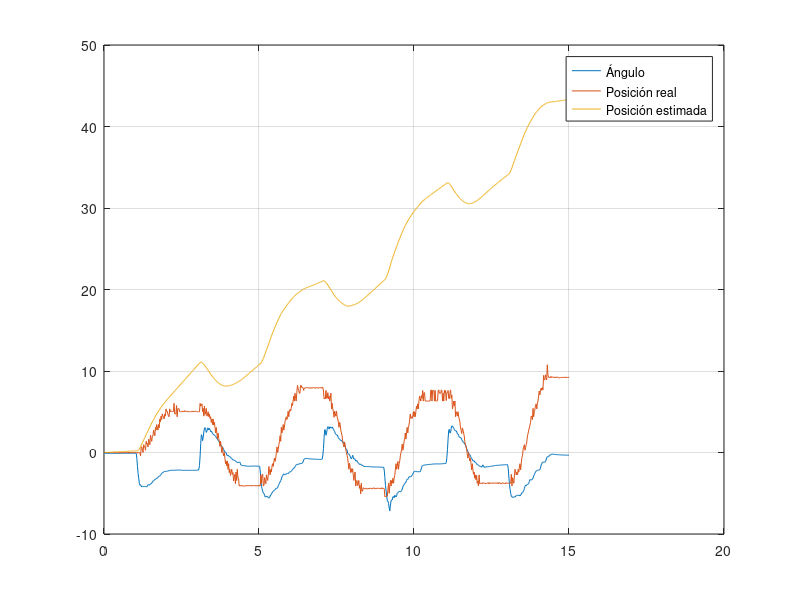
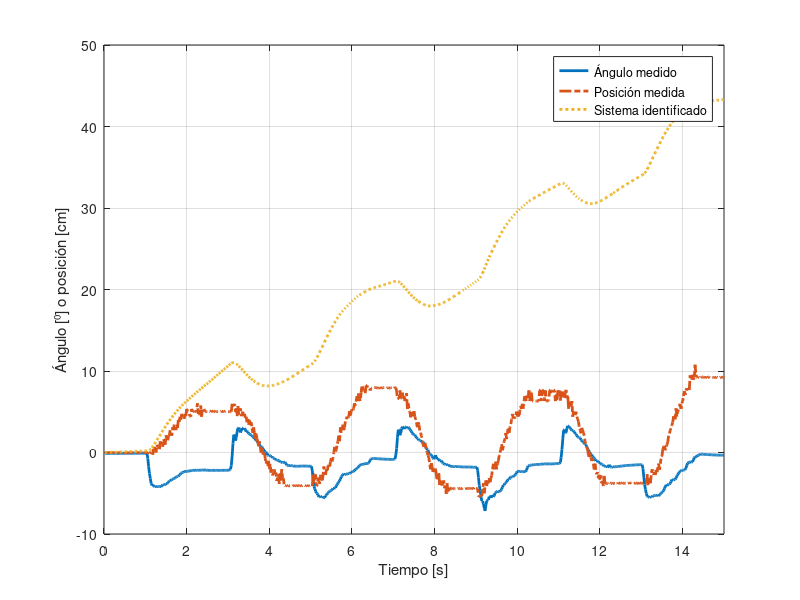
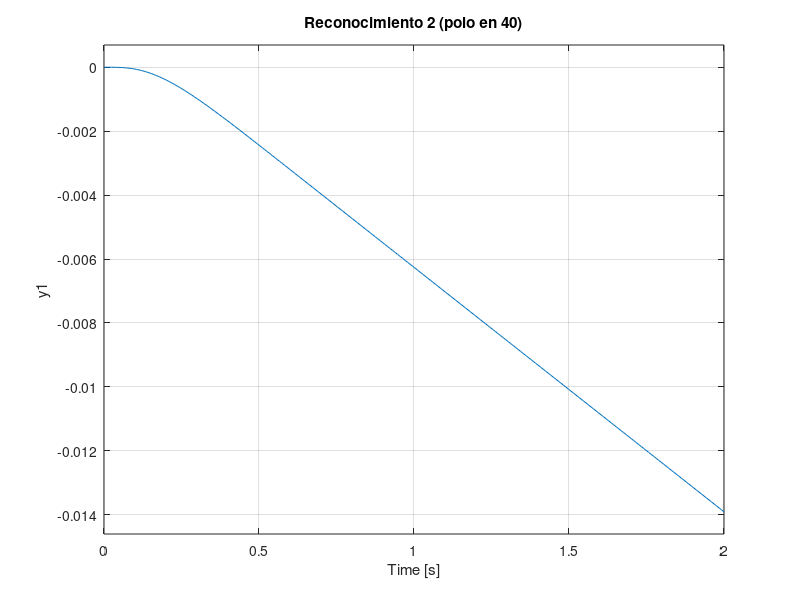

MATLAB code for these plots, in order:
close all; clear all; clc;

n = 15*50;

data = dlmread('output20251009-201734.csv');

ang = data(:,1);
pos = data(:,2)/100;

##n = numel(ang);

##u = ang(1:n);
##y = pos(1:n);

u = ang(5*50+1:5*50+n);
y = pos(5*50+1:5*50+n);
y = y - y(1);

y_vec = y(3:n)-y(1:n-2);
X = [y(1:n-2)-y(2:n-1), u(1:n-2)];

coefs = pinv(X)*y_vec;

alpha = coefs(1)
beta = coefs(2)

t = (1:n)/50;

figure;
plot(t, u); hold on;
plot(t, 100*y); hold on;
##plot(t(1:n-2), 100*(X*coefs+y(1:n-2)));
plot(t, 100*filter([0 0 beta], [1, alpha, -(1+alpha)], u));
legend('Ángulo','Posición real', 'Posición estimada');
grid

Ts = 20e-3;

pd = roots([1, alpha -(1+alpha)])
Kd = beta

rho = abs(pd)

sigma = log(rho)/Ts

K = beta/(2+alpha)/Ts
p = sigma

s = tf('s');
P = zpk([], p, K*abs(p(2)))
##P = zpk([], p, K)
y_sim = lsim(P, u, t);

figure;
plot(t, u, 'linewidth', 2); hold on;
plot(t, 100*y, '-.', 'linewidth', 2);
plot(t, 100*y_sim, ':', 'linewidth', 2);
xlabel('Tiempo [s]');
ylabel('Ángulo [⁰] o posición [cm]');
legend('Ángulo medido','Posición medida', 'Sistema identificado');
xlim([0 15])
grid;

%% Sistema completo

H = P*53.64/(s^2+21.4*s+137.6);

figure;
step(H, 2);
title('Reconocimiento 2 (polo en 40)');
